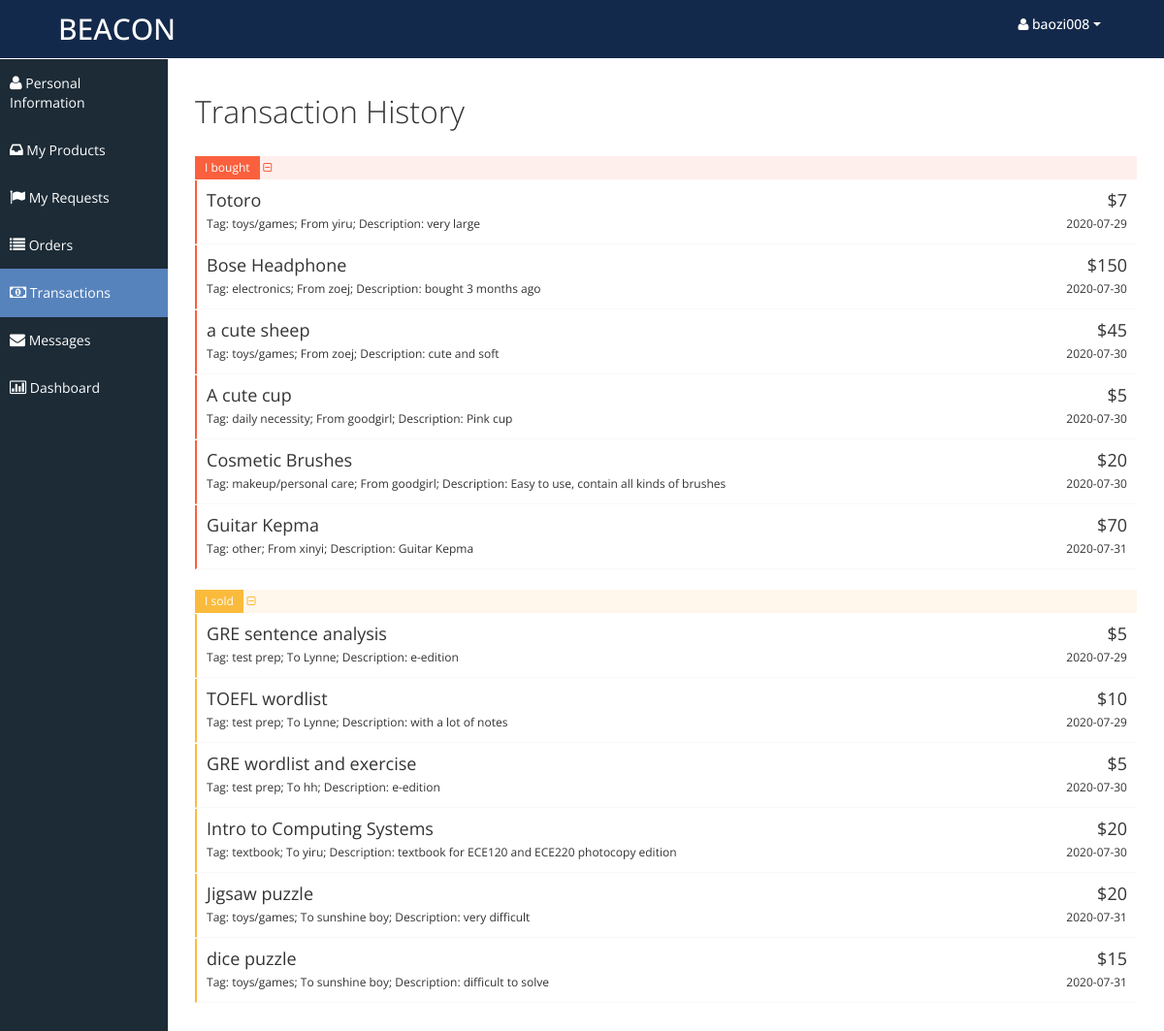
Page /mytransactions.php (signed in) on the committed database.
### tables this page shows
CREATE TABLE `Transactions` (
  `TransactionId` int NOT NULL,
  `SellerId` varchar(50) DEFAULT NULL,
  `BuyerId` varchar(50) DEFAULT NULL,
  `ProductName` varchar(50) DEFAULT NULL,
  `Price` double DEFAULT NULL,
  `Tag` varchar(50) DEFAULT NULL,
  `Description` varchar(500) DEFAULT NULL,
  `Date` timestamp NOT NULL DEFAULT CURRENT_TIMESTAMP
);

### mytransactions.php (the view, shortened to what this page needs)
<?php
	$curr_user = $_SESSION['curr_user'];
	if (empty($curr_user)) {
		$msg = "curr_user is empty";
	}
	else {
		$conn = connectDB();
		$sql = "SELECT SellerId, ProductName, Price, Tag, Description, DATE(Date) AS Date FROM Transactions WHERE BuyerId = '$curr_user'";
		$result = $conn->query($sql);
		if ($result) {
			$buyarray = array();
			while($row = mysqli_fetch_assoc($result)){
				$buyarray[]=$row;
			}
		} else {
			$msg = "No buys" . $sql . "<br>" . $conn->error;
		}
		$sql = "SELECT BuyerId, ProductName, Price, Tag, Description, DATE(Date) AS Date FROM Transactions WHERE SellerId = '$curr_user'";
		$result = $conn->query($sql);
		if ($result) {
			$sellarray = array();
			while($row = mysqli_fetch_assoc($result)){
				$sellarray[]=$row;
			}
		} else {
			$msg = "No sells" . $sql . "<br>" . $conn->error;
		}
	}
?>
<!DOCTYPE html>
<html lang="en">
<head>
	<link id="bootstrap-style" href="css/bootstrap.min.css" rel="stylesheet">
	<link href="css/bootstrap-responsive.min.css" rel="stylesheet">
	<link id="base-style" href="css/style.css" rel="stylesheet">
	<link id="base-style-responsive" href="css/style-responsive.css" rel="stylesheet">
</head>
<body>
	<div class="navbar">
		<div class="navbar-inner">
			<div class="container-fluid">
				<a class="brand" href="index.php"><span>BEACON</span></a>
				<div class="nav-no-collapse header-nav">
					<ul class="nav pull-right">
						<li class="dropdown">
							<a class="btn dropdown-toggle" data-toggle="dropdown" href="#">
								<span><span><i class="icon-user"> </i><?php echo $curr_user; ?></span></span>
								<span class="caret"></span>
							</a>
						</li>
					</ul>
				</div>
			</div>
		</div>
	</div>
	<div class="container-fluid-full">
	<div class="row-fluid">
	<div id="sidebar-left" class="span2">
		<div class="nav-collapse sidebar-nav">
			<ul class="nav nav-tabs nav-stacked main-menu">
				<li><a href="myprofile.php"><i class="icon-user"></i><span class="hidden-tablet"> Personal Information</span></a></li>
				<li><a href="myproducts.php"><i class="icon-inbox"></i><span class="hidden-tablet"> My Products</span></a></li>
				<li><a href="myrequests.php"><i class="icon-flag"></i><span class="hidden-tablet"> My Requests</span></a></li>
				<li><a href="myorders.php"><i class="icon-list"></i><span class="hidden-tablet"> Orders</span></a></li>
				<li><a href="mytransactions.php"><i class="icon-money"></i><span class="hidden-tablet"> Transactions</span></a></li>
				<li><a href="mymessages.php"><i class="icon-envelope"></i><span class="hidden-tablet"> Messages</span></a></li>
				<li><a href="dashboard.php"><i class="icon-bar-chart"></i><span class="hidden-tablet"> Dashboard</span></a></li>
			</ul>
		</div>
	</div>
	<div id="content" class="span10">
		<div class="row-fluid">
			<div class="span12">
				<h1>Transaction History</h1>
				<div class="priority high"><span>I bought </span>
					<a data-toggle="collapse" data-parent="#accordion" href="#needtocollapse" style="text-decoration:none;"><i class="icon-collapse-alt" style="color:#FA603D;"></i></a>
				</div>
				<div id="needtocollapse" class="panel-collapse collapse in">
					<?php foreach($buyarray as $val): ?>
						<div class="task high">
							<div class="desc">
								<div class="title"><?php echo $val['ProductName']; ?></div>
								<div> Tag: <?php echo $val['Tag']; ?>; From <?php echo $val['SellerId']; ?>; Description: <?php echo $val['Description']; ?> </div>
							</div>
							<div class="time">
								<div class="date">$<?php echo $val['Price']; ?></div>
								<div> <?php echo $val['Date']; ?>  </div>
							</div>
						</div>
					<?php endforeach; ?>
				</div>
				<div class="priority medium"><span>I sold</span>
					<a data-toggle="collapse" data-parent="#accordion" href="#needtocollapse2" style="text-decoration:none;"><i class="icon-collapse-alt" style="color:#FABB3D;"></i></a>
				</div>
				<div id="needtocollapse2" class="panel-collapse collapse in">
					<?php foreach($sellarray as $val): ?>
						<div class="task medium" >
							<div class="desc">
								<div class="title"><?php echo $val['ProductName']; ?></div>
								<div> Tag: <?php echo $val['Tag']; ?>; To <?php echo $val['BuyerId']; ?>; Description: <?php echo $val['Description']; ?></div>
							</div>
							<div class="time">
								<div class="date">$<?php echo $val['Price']; ?></div>
								<div> <?php echo $val['Date']; ?> </div>
							</div>
						</div>
					<?php endforeach; ?>
				</div>
			</div>
		</div>
	</div>
	</div>
	</div>
</body>
</html>

### css/style.css (style rules this page uses)
body { background: #F5F5F5; color: #333; border: none; font-family: 'Open Sans', sans-serif; font-weight: 400; }
a { color: #646464; }
h1 { font-size: 32px; line-height: 32px; font-weight: 300; }
.navbar { margin-bottom: 0px; }
.navbar-inner { margin-bottom: 0px; min-height: 60px; padding-right: 20px; padding-left: 20px; background: #13294b; filter: none; text-shadow: 1px 1px 1px #13294b; border: none; color: #fff; -webkit-border-radius: 0px; -moz-border-radius: 0px; border-radius: 0px; *zoom: 1; border-bottom: 1px solid #fff; }
.navbar-inner a { color: #7b7b7b; text-shadow: 0 -1px 1px #1e3877; }
.navbar-inner a i { margin-top: 2px; }
a.brand span { color: #fff; text-shadow: none; }
.header-nav { padding: 0px; color: #fff !important; background: #000 !important; }
.header-nav .nav { margin: 0px; }
.header-nav .btn { display: inline-block; padding: 21px 20px; margin-top: 0px; margin-left: 0px; font-size: 14px; line-height: 20px; text-align: center; text-shadow: none; vertical-align: middle; cursor: pointer; background: transparent; border-left: none; border-right: none; border-top: 0px; border-bottom: 0px; -webkit-border-radius: 0px; -moz-border-radius: 0px; border-radius: 0px; -webkit-box-shadow: none !important; -moz-box-shadow: none !important; box-shadow: none !important; }
.header-nav a.btn { color: #fff !important; text-shadow: none !important; padding: 15px 25px !important; }
.header-nav .btn .caret { border-top-color: #fff !important; border-bottom-color: #fff !important; }
#sidebar-left { background: #1C2B36; }
.sidebar-nav > ul { margin: 0px; padding-bottom: 1px; font-size: 14px; }
.nav-tabs.nav-stacked > li > a, .nav-tabs.nav-stacked > li > ul > li > a { padding: 15px 10px 14px 10px; color: #fff; border-top: none; border-bottom: 1px solid transparent; border-left: none; border-right: none; text-decoration: none; -webkit-border-radius: 0px; -moz-border-radius: 0px; border-radius: 0px; }
.nav-tabs.nav-stacked > li:last-child > a { border-bottom: 1px solid transparent; }
.nav-tabs.nav-stacked > li > a > i, .nav-tabs.nav-stacked > li > ul > li > a > i { opacity: 1; filter: alpha(opacity=100); -ms-filter:"progid:DXImageTransform.Microsoft.Alpha(Opacity=100)"; font-size: 16px; }
.nav-tabs.nav-stacked > li.active > a, .nav-tabs.nav-stacked > li > ul > li.active > a { background: #5783bc; border-bottom: 1px solid #5783bc; }
.nav-tabs.nav-stacked > li:first-child > a { margin: 0px 0px 0px 0px; -webkit-border-radius: 0px; -moz-border-radius: 0px; border-radius: 0px; }
.nav-tabs.nav-stacked > li:last-child > a { -webkit-border-radius: 0px; -moz-border-radius: 0px; border-radius: 0px; }
#content { background: #ffffff; filter: none; min-height: 100%; padding: 20px 20px; position: relative; }
.btn { display: inline-block; padding: 6px 12px; margin-bottom: 10px; font-size: 14px; font-weight: 500; line-height: 20px; text-align: center; white-space: nowrap; vertical-align: middle; cursor: pointer; border: 1px solid #a7a9aa; -webkit-border-radius: 0px !important; border-radius: 0px !important; }
.btn i { margin-top: 2px; }
.btn { color: #ffffff; background-color: #a7a9aa; border-color: #a7a9aa; background-image: none; filter: none; text-shadow: none; }
.priority.high { background: #FFEFEC; margin-bottom: 1px; }
.priority.high span { background: #FA603D; padding: 2px 10px; color: #fff; display: inline-block; font-size: 12px; }
.priority.medium { background: #FFF7EB; margin-bottom: 1px; }
.priority.medium span { background: #FABB3D; padding: 2px 10px; color: #fff; display: inline-block; font-size: 12px; }
.task { border-bottom: 1px solid #f9f9f9; margin-bottom: 1px; }
.task.high { border-left: 2px solid #FA603D; }
.task.medium { border-left: 2px solid #FABB3D; ; }
.task .desc { display: inline-block; width: 75%; padding: 10px 10px; font-size: 12px; }
.task .desc .title { font-size: 18px; margin-bottom: 5px; }
.task .time { display: inline-block; float: right; width: 15%; padding: 10px 10px 10px 0px; font-size: 12px; text-align: right; }
.task .time .date { font-size: 18px; margin-bottom: 5px; }
.navbar .brand { margin: 10px; margin-left: 0px; font-size: 30px; font-weight: 500; }

### css/halflings.css (style rules this page uses)
html, html .halflings { -webkit-font-smoothing: antialiased !important; }

### rows in the picture
transactions: ProductName "Totoro", Tag "toys/games", SellerId "yiru", Description "very large", Price "7", Date "2020-07-29"
transactions: ProductName "Bose Headphone", Tag "electronics", SellerId "zoej", Description "bought 3 months ago", Price "150", Date "2020-07-30"
transactions: ProductName "a cute sheep", Tag "toys/games", SellerId "zoej", Description "cute and soft", Price "45", Date "2020-07-30"
transactions: ProductName "A cute cup", Tag "daily necessity", SellerId "goodgirl", Description "Pink cup", Price "5", Date "2020-07-30"
transactions: ProductName "Cosmetic Brushes", Tag "makeup/personal care", SellerId "goodgirl", Description "Easy to use, contain all kinds of brushes", Price "20", Date "2020-07-30"
transactions: ProductName "Guitar Kepma", Tag "other", SellerId "xinyi", Description "Guitar Kepma", Price "70", Date "2020-07-31"
transactions: ProductName "GRE sentence analysis", Tag "test prep", BuyerId "Lynne", Description "e-edition", Price "5", Date "2020-07-29"
transactions: ProductName "TOEFL wordlist", Tag "test prep", BuyerId "Lynne", Description "with a lot of notes", Price "10", Date "2020-07-29"
transactions: ProductName "GRE wordlist and exercise", Tag "test prep", BuyerId "hh", Description "e-edition", Price "5", Date "2020-07-30"
transactions: ProductName "Intro to Computing Systems", Tag "textbook", BuyerId "yiru", Description "textbook for ECE120 and ECE220 photocopy edition", Price "20", Date "2020-07-30"
transactions: ProductName "Jigsaw puzzle", Tag "toys/games", BuyerId "sunshine boy", Description "very difficult", Price "20", Date "2020-07-31"
transactions: ProductName "dice puzzle", Tag "toys/games", BuyerId "sunshine boy", Description "difficult to solve", Price "15", Date "2020-07-31"

### other values in the picture
$curr_user "baozi008"
